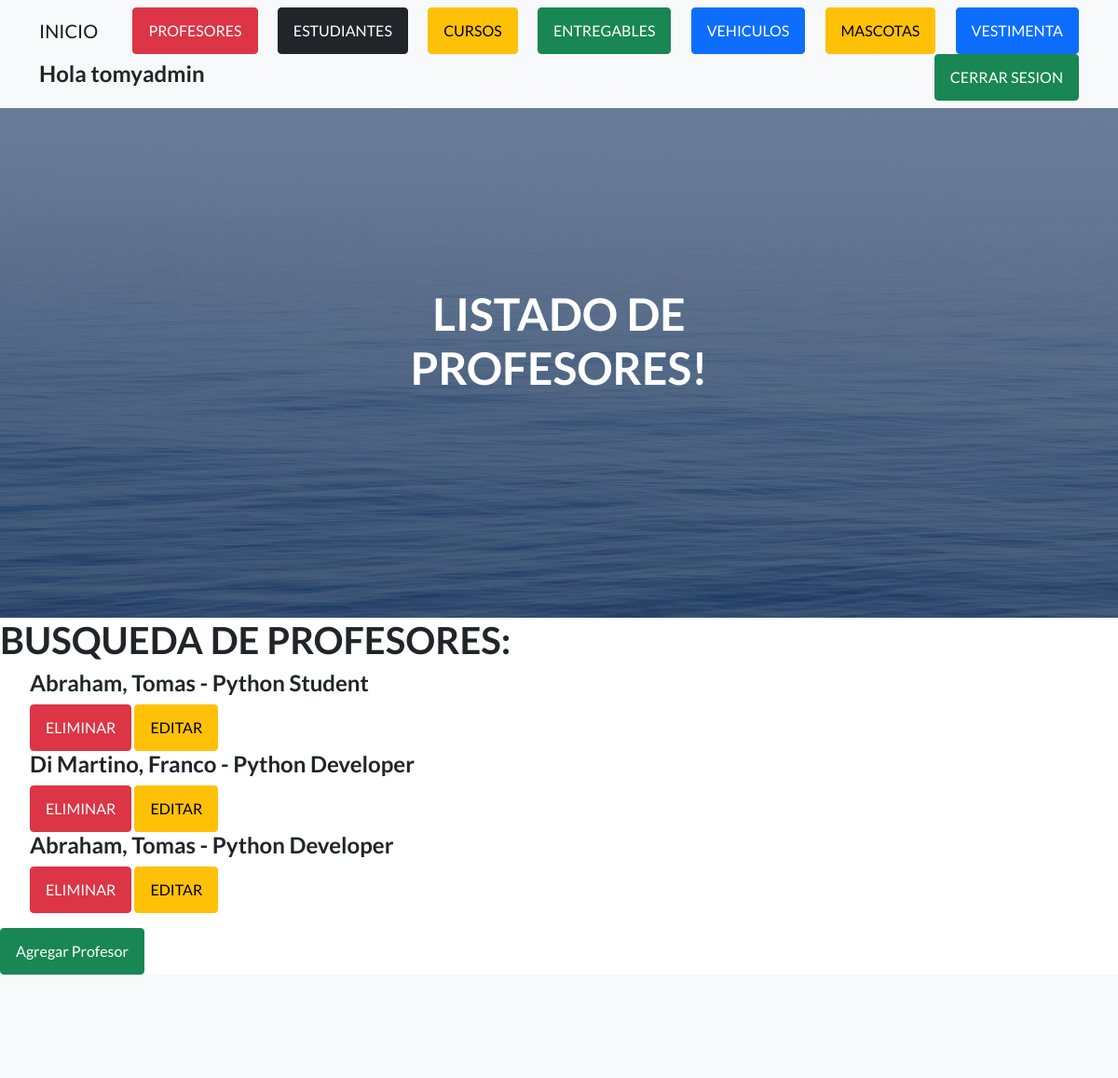
The page /AppCoder/leerProfesores/ (signed in, upper part) on the database as committed earlier.
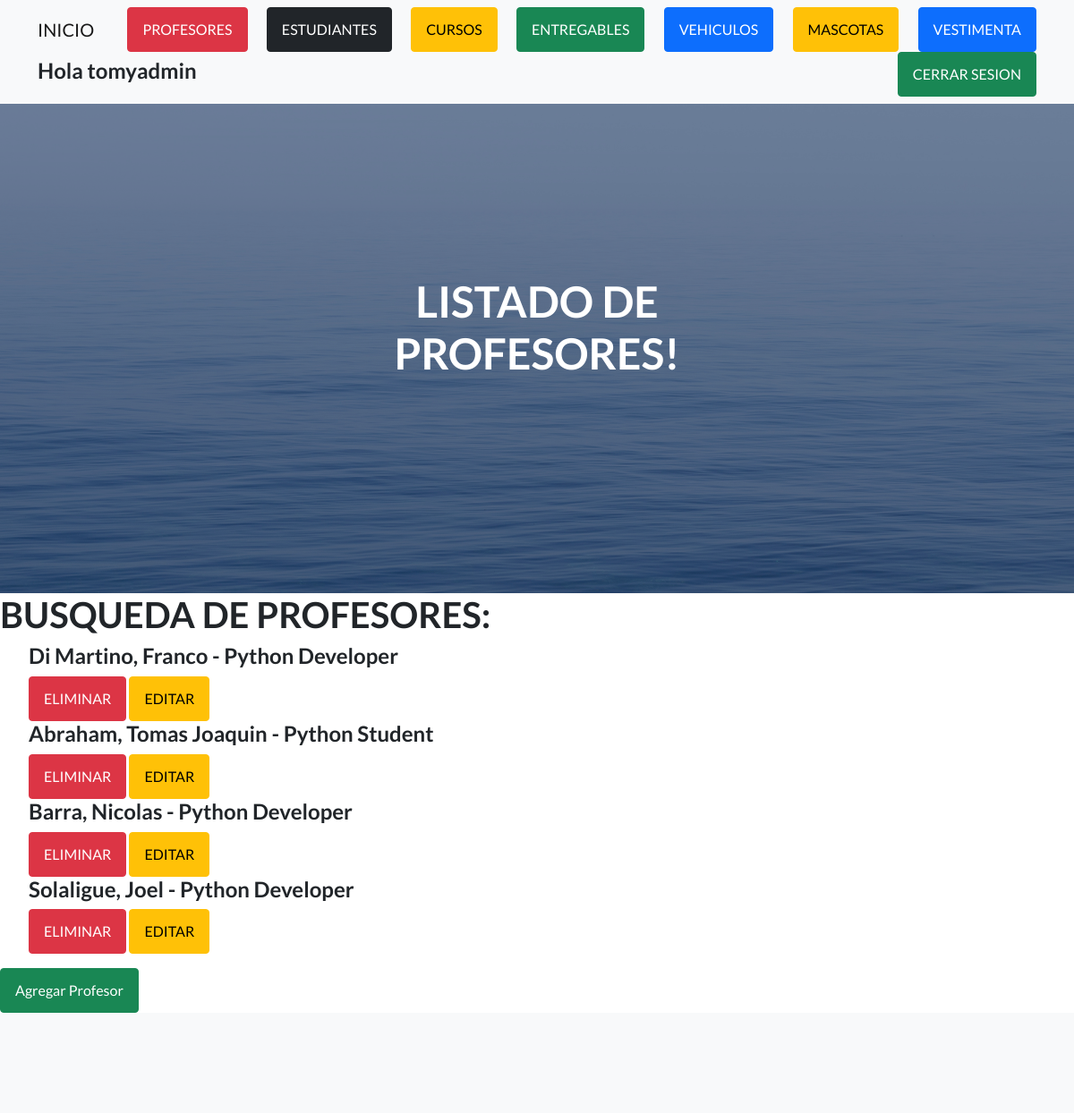
The same page on the database as committed later.
### AppCoder/models.py (models this page shows, shortened)
class Profesor(models.Model):
    nombre= models.CharField(max_length=50)
    apellido= models.CharField(max_length=50)
    email= models.EmailField()
    profesion= models.CharField(max_length=50)

### AppCoder/views.py (the view)
# urls.py: path("leerProfesores/", leerProfesores, name="leerProfesores"),
@login_required
def leerProfesores(request):
    profesores=Profesor.objects.all()
    return render(request, "AppCoder/leerProfesores.html", {"profesores":profesores, "avatar":obtenerAvatar(request)})

### AppCoder/views.py (called while the page is built)
def obtenerAvatar(request):
    lista=Avatar.objects.filter(user=request.user)
    if len(lista)!= 0:
        imagen=lista[0].imagen.url
    else:
        imagen=""
    return imagen

### AppCoder/templates/AppCoder/leerProfesores.html
{% extends "AppCoder/padre.html" %}
{% load static %}
{% block titulo %}
<h1 class="mb-5">LISTADO DE PROFESORES!</h1>
{% endblock %}
{% block contenido %}
<h1>BUSQUEDA DE PROFESORES:</h1>
{% if profesores %}
<ul>
    {% for profe in profesores %}
    <h4>{{ profe.apellido }}, {{ profe.nombre }} - {{ profe.profesion }}</h4>
    <a class="btn btn-danger" href="{% url 'eliminarProfesor' profe.id %}">ELIMINAR</a>
    <a class="btn btn-warning" href="{% url 'editarProfesor' profe.id %}">EDITAR</a>
    <br>
    {% endfor %}
</ul>
{% else %}
<p>NO SE ENCONTRARON PROFESORES</p>
{% endif %}
<a class="btn btn-success" href="{% url 'profesores' %}">Agregar Profesor</a>
{% endblock %}

### AppCoder/templates/AppCoder/padre.html (shortened to what this page needs)
<!DOCTYPE html>
<html lang="en">
    <head>
        {% load static %}
        <link href="https://cdn.jsdelivr.net/npm/bootstrap-icons@1.5.0/font/bootstrap-icons.css" rel="stylesheet" type="text/css" />
        <link href="{% static 'AppCoder/css/styles.css' %}" rel="stylesheet" />
    </head>
    <body>
        <nav class="navbar navbar-light bg-light static-top">
            <div class="container">
                <a class="navbar-brand" href="{% url 'inicio' %}">INICIO</a>
                <a class="btn btn-danger" href="{% url 'profesores' %}">PROFESORES</a>
                <a class="btn btn-dark" href="{% url 'estudiantes' %}">ESTUDIANTES</a>
                <a class="btn btn-warning" href="{% url 'cursos' %}">CURSOS</a>
                <a class="btn btn-success" href="{% url 'entregables' %}">ENTREGABLES</a>
                <a class="btn btn-primary" href="{% url 'vehiculos' %}">VEHICULOS</a>
                <a class="btn btn-warning" href="{% url 'mascotas' %}">MASCOTAS</a>
                <a class="btn btn-primary" href="{% url 'vestimenta' %}">VESTIMENTA</a>
                {% if user.is_authenticated %}
                <h4>Hola {{ user.username }}</h4>
                <a class="btn btn-success" href="{% url 'logout' %}">CERRAR SESION</a>
                {% else %}
                <a class="btn btn-success" href="{% url 'login' %}">LOGUEATE</a>
                <a class="btn btn-success" href="{% url 'register' %}">REGISTRARSE</a>
                {% endif %}
            </div>
        </nav>
        <header class="masthead">
            <div class="container position-relative">
                <div class="row justify-content-center">
                    <div class="col-xl-6">
                        <div class="text-center text-white">
                            {% block titulo %}
                            {% endblock %}
                        </div>
                    </div>
                </div>
            </div>
        </header>
        {% block contenido %}
        {% endblock %}
        <section class="features-icons bg-light text-center">
        </section>
    </body>
</html>

Rows that differ between the two databases and show on the page:
removed Profesor: apellido "Abraham", nombre "Tomas", profesion "Python Student"
changed Profesor "Abraham": nombre "Tomas" → "Tomas Joaquin"; profesion "Python Developer" → "Python Student"
added Profesor: apellido "Barra", nombre "Nicolas", profesion "Python Developer"
added Profesor: apellido "Solaligue", nombre "Joel", profesion "Python Developer"
